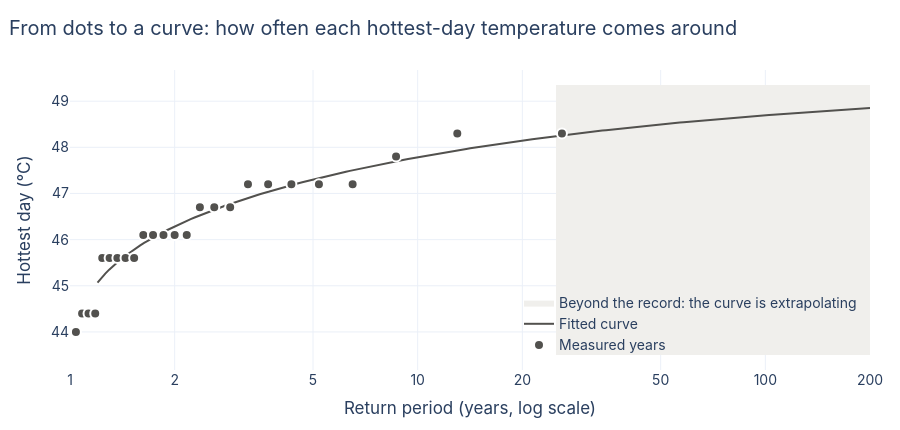

Notebook source saved alongside this figure:
### Markdown cell above
> 💡 **Key idea: the "1-in-10-year" day.** Imagine every summer rolls a
> 10-sided die. A **1-in-10-year hottest day** is as hot as the summer that rolls
> a 10: it happens about once a decade on average, and has a 10% chance in any
> single year. Return periods are just this die with more sides.

The dots alone only cover the years we have. To talk about the 1-in-50 or
1-in-100-year day, we **fit a curve** through them. In crc-sdk fitting is an
explicit step: above we asked for a GEV distribution (the standard choice for
yearly extremes) by L-moments. Below, the dots are sorted from mildest to hottest
and placed at the return period they represent; the line is the fitted curve.
(Readings are rounded, so some years tie at the same temperature.)

The fitted curve is a dataset in the same format as the CRC Open curves in part B,
with its units, source, licence and fit record attached, so a station and a
climate model can be lined up directly.

### Code cell
rp_grid = np.geomspace(1.2, 200, 200)


def show_station_curve():
    values = np.sort(annual["value"].to_numpy())
    plotting_rp = (len(values) + 1) / np.arange(len(values), 0, -1)  # Weibull plotting positions
    record_years = len(values)
    low, high = values.min() - 0.5, curve_values(station_curve, [200])[0] + 0.5

    fig = go.Figure()
    fig.add_trace(go.Scatter(x=[record_years, 200, 200, record_years], y=[low, low, high, high], fill="toself",
                             fillcolor="#f0efec", line_width=0, mode="lines", hoverinfo="skip",
                             name="Beyond the record: the curve is extrapolating"))
    fig.add_trace(go.Scatter(x=rp_grid, y=curve_values(station_curve, rp_grid), mode="lines",
                             name="Fitted curve", line=dict(color=PAST, width=2)))
    fig.add_trace(go.Scatter(x=plotting_rp, y=values, mode="markers", name="Measured years",
                             marker=dict(size=10, color=PAST, line=dict(width=2, color="white")),
                             hovertemplate="%{y:.1f} °C, about 1-in-%{x:.0f} years<extra></extra>"))
    layout(fig, "From dots to a curve: how often each hottest-day temperature comes around",
           xaxis=dict(type="log", title="Return period (years, log scale)",
                      tickvals=[1, 2, 5, 10, 20, 50, 100, 200], range=[0, np.log10(200)]),
           yaxis_title="Hottest day (°C)",
           legend=dict(x=0.99, y=0.03, xanchor="right", yanchor="bottom", bgcolor="rgba(0,0,0,0)"))
    fig.show()
    table = pd.DataFrame({"return period": [2, 10, 50, 100]})
    table["hottest day (°C)"] = curve_values(station_curve, table["return period"]).round(1)
    return table


show_station_curve() if station is not None else None

### Figure 1 — Plotly figure (JSON) as saved in the notebook; plotly's stock layout.template omitted (floating-point values rounded to 4 significant figures; data arrays with more than 128 entries replaced by an {"elided": "..."} marker saying what was removed)
{"data": [{"fill": "toself", "fillcolor": "#f0efec", "hoverinfo": "skip", "line": {"width": 0}, "mode": "lines", "name": "Beyond the record: the curve is extrapolating", "type": "scatter", "x": [25, 200, 200, 25], "y": [43.5, 43.5, 49.35, 49.35]}, {"line": {"color": "#52514e", "width": 2}, "mode": "lines", "name": "Fitted curve", "type": "scatter", "x": {"elided": "200 float values"}, "y": {"elided": "200 float values"}}, {"hovertemplate": "%{y:.1f} °C, about 1-in-%{x:.0f} years<extra></extra>", "marker": {"color": "#52514e", "line": {"color": "white", "width": 2}, "size": 10}, "mode": "markers", "name": "Measured years", "type": "scatter", "x": [1.04, 1.083, 1.13, 1.182, 1.238, 1.3, 1.368, 1.444, 1.529, 1.625, 1.733, 1.857, 2.0, 2.167, 2.364, 2.6, 2.889, 3.25, 3.714, 4.333, 5.2, 6.5, 8.667, 13.0, 26.0], "y": [44.0, 44.4, 44.4, 44.4, 45.6, 45.6, 45.6, 45.6, 45.6, 46.1, 46.1, 46.1, 46.1, 46.1, 46.7, 46.7, 46.7, 47.2, 47.2, 47.2, 47.2, 47.2, 47.8, 48.3, 48.3]}], "layout": {"font": {"family": "Inter, Helvetica, Arial, sans-serif", "size": 14}, "height": 430, "legend": {"bgcolor": "rgba(0,0,0,0)", "x": 0.99, "xanchor": "right", "y": 0.03, "yanchor": "bottom"}, "margin": {"b": 60, "l": 70, "r": 30, "t": 70}, "title": {"text": "From dots to a curve: how often each hottest-day temperature comes around", "x": 0.01}, "xaxis": {"range": [0, 2.301], "tickvals": [1, 2, 5, 10, 20, 50, 100, 200], "title": {"text": "Return period (years, log scale)"}, "type": "log"}, "yaxis": {"title": {"text": "Hottest day (°C)"}}}}
